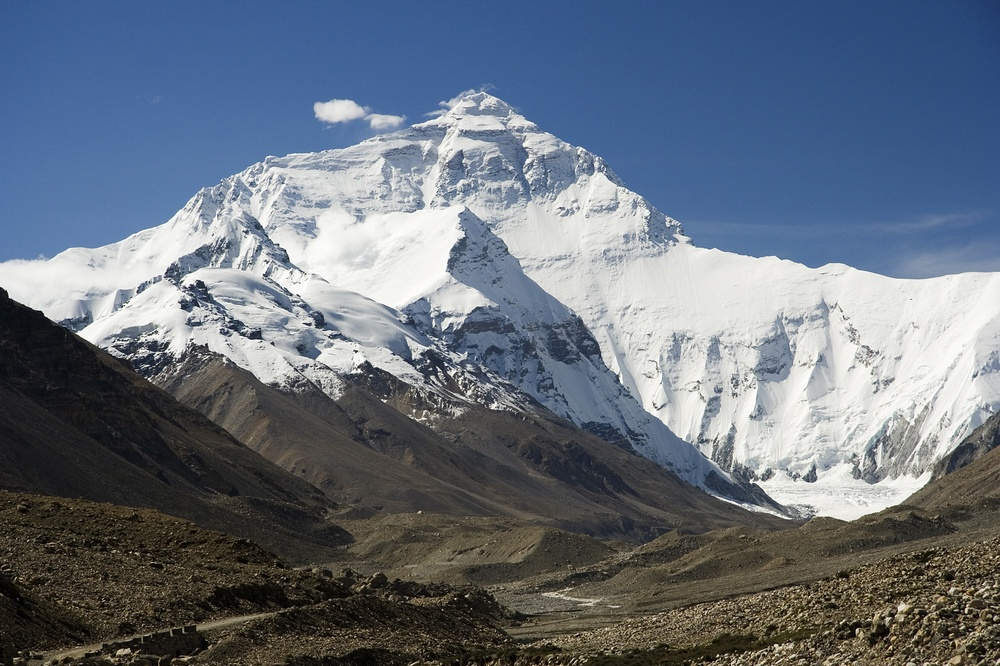
#> input picture Lab Programs/sample.jpg, 1000 x 666 px, shrunk from 2000 x 1333 before the run
$ python EXP9.py
#> lines starting #> are read from the running program, lines starting #| are printed output that depends on the picture
import cv2

image = cv2.imread("sample.jpg")
#> image is the input picture: shape (666, 1000, 3); mean B, G, R 125.2, 112.6, 103.1

# Rotate clockwise
clockwise = cv2.rotate(image, cv2.ROTATE_90_CLOCKWISE)
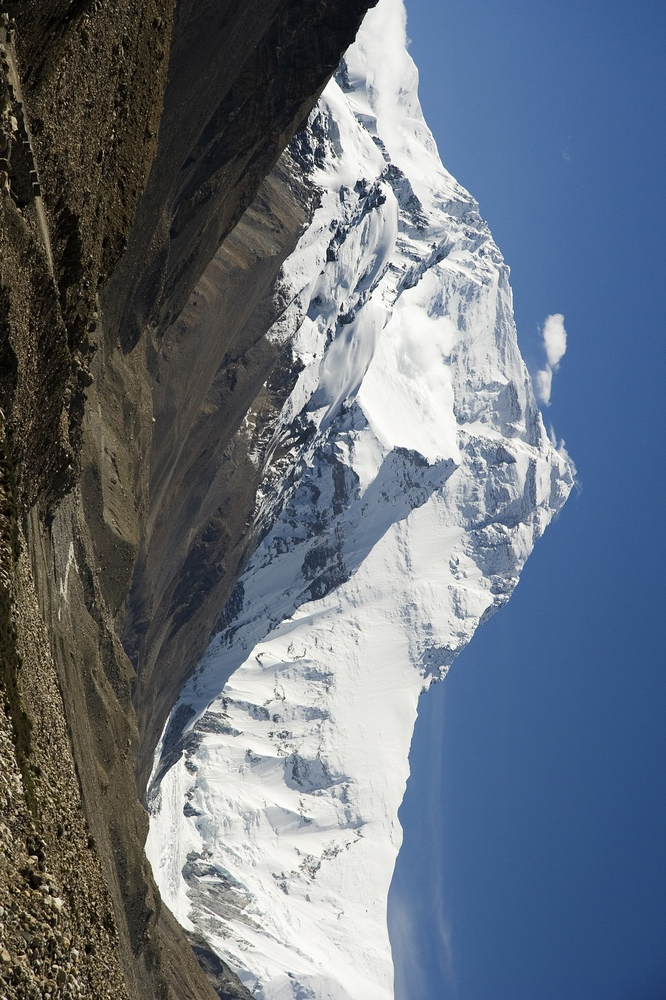
#> clockwise: shape (1000, 666, 3); mean B, G, R 125.2, 112.6, 103.1

# Rotate counter-clockwise
counter_clockwise = cv2.rotate(
    image,
    cv2.ROTATE_90_COUNTERCLOCKWISE
)
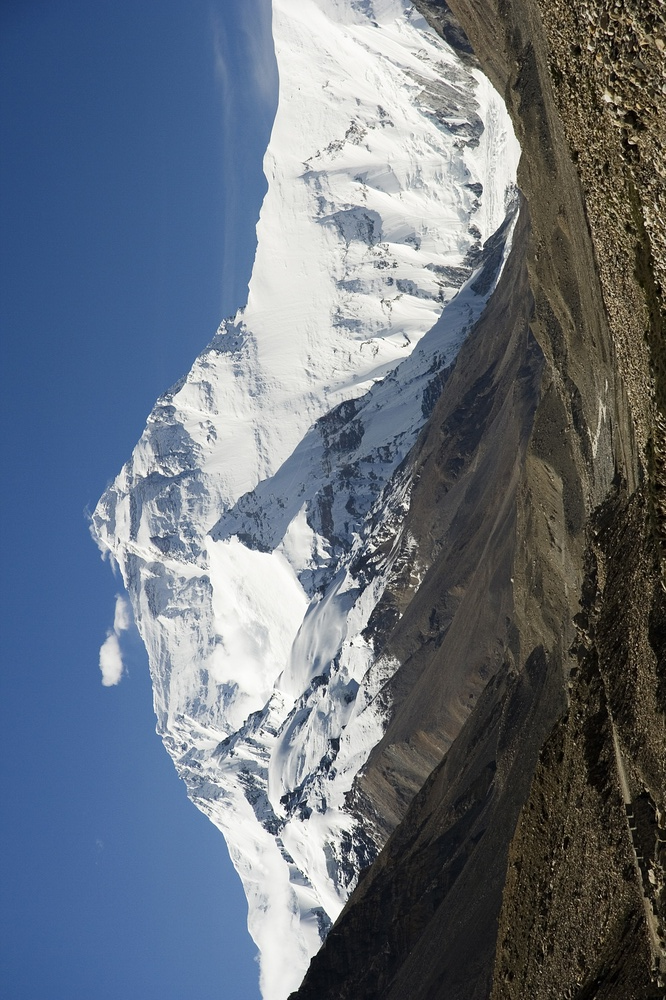
#> counter_clockwise: shape (1000, 666, 3); mean B, G, R 125.2, 112.6, 103.1

cv2.imshow("Original Image", image)
cv2.imshow("Clockwise Rotation", clockwise)
cv2.imshow("Counter Clockwise Rotation", counter_clockwise)

cv2.waitKey(0)
cv2.destroyAllWindows()
